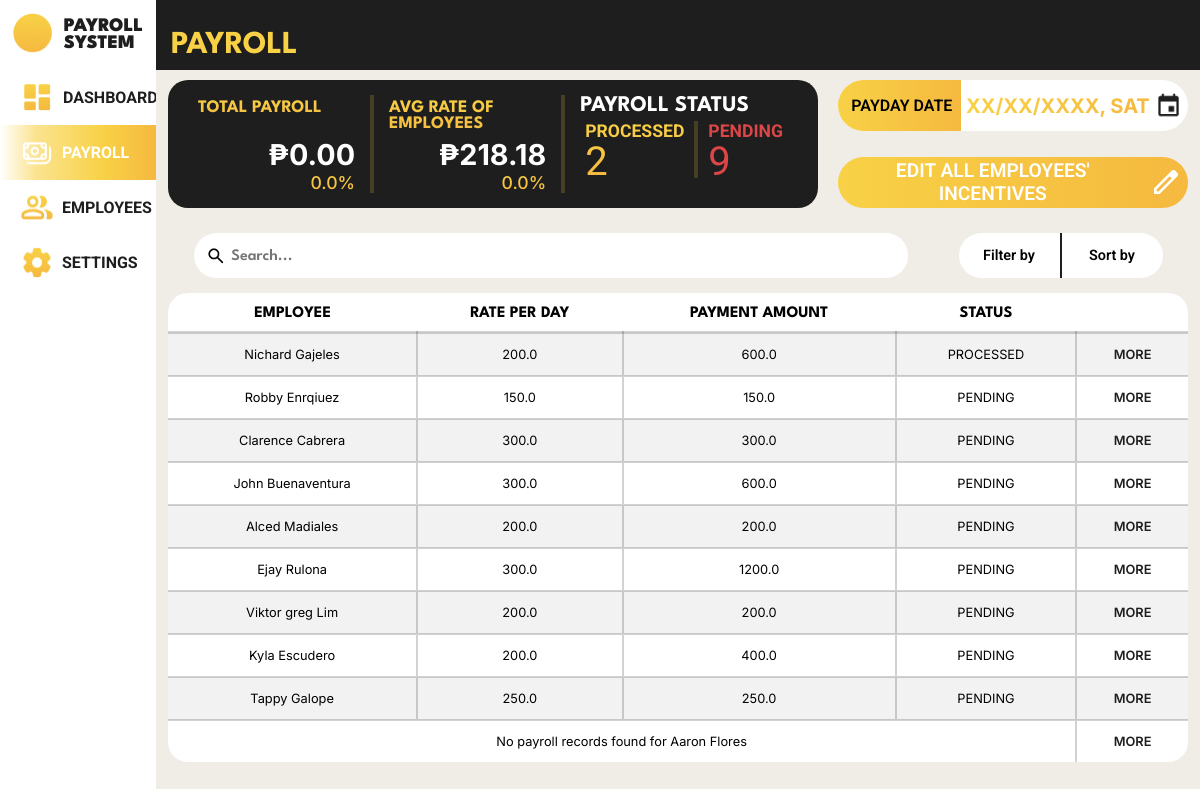
The app's page /payroll_system/payrolls/ (signed in), older data.
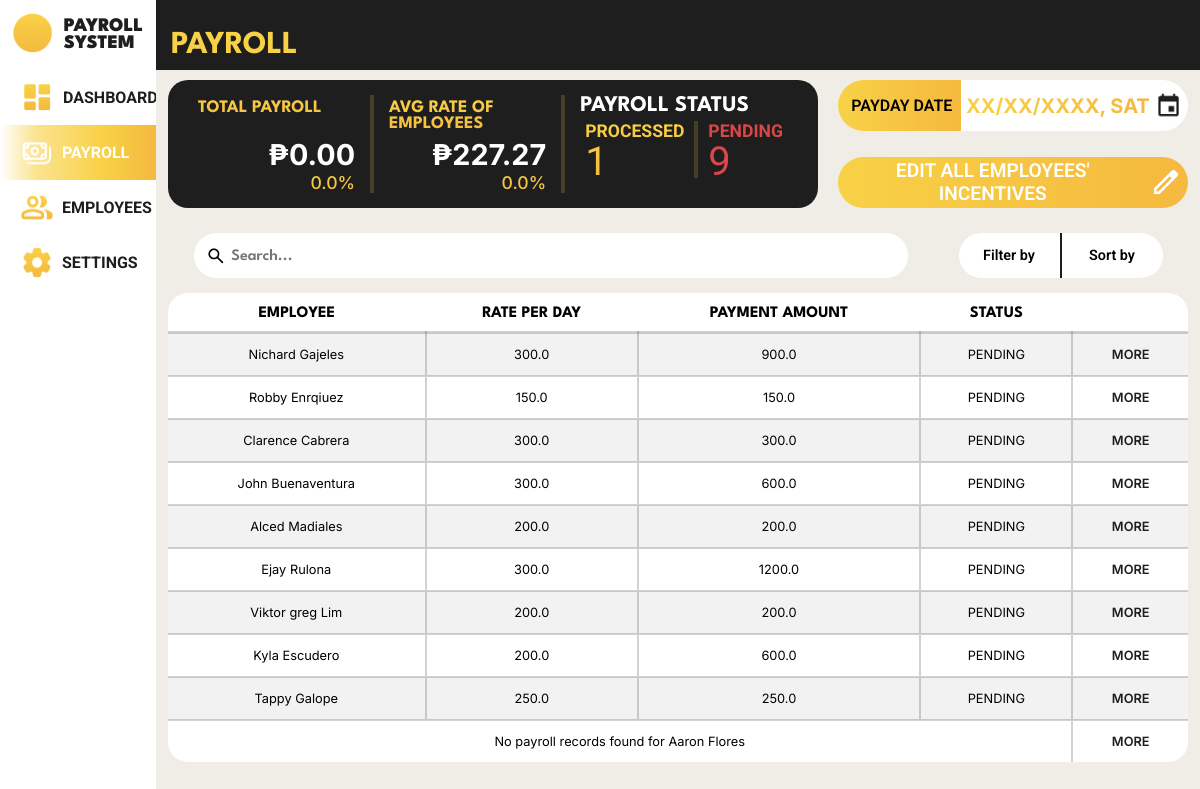
The same page, newer data.
### payroll_system/models.py (models this page shows, shortened)
class Employee(models.Model):
    class Gender(models.TextChoices):
        MALE = 'Male', _('Male')
        FEMALE = 'Female', _('Female')
        OTHERS = 'Others', _('Others')
    class HighestEducation(models.TextChoices):
        GRADESCHOOL = 'Grade School', _('Grade School')
        HIGHSCHOOL = 'High School', _('High School')
        BACHELORS_DEGREE = 'Bachelor\'s Degree', _('Bachelor\'s Degree')
        VOCATIONAL_EDUCATION = 'Vocational Education', _('Vocational Education')
        MASTERS_DEGREE = 'Master\'s Degree', _('Master\'s Degree')
    class EmployeeStatus(models.TextChoices):
        FULLTIME = 'Full Time', _('Full Time')
        PARTTIME = 'Part Time', _('Part Time')
    class ActiveStatus(models.TextChoices):
        ACTIVE = 'Active', _('Active')
        INACTIVE = 'Inactive', _('Inactive')
    employee_id = models.AutoField(primary_key=True)
    first_name = models.CharField(max_length=100, null=False)
    middle_name = models.CharField(max_length=100, null=True, blank=True)
    last_name = models.CharField(max_length=100, null=False)
    gender = models.CharField(max_length=6, choices=Gender.choices, null=False)
    date_of_birth = models.DateField(null=True)
    contact_number = models.CharField(max_length=15, null=True)
    emergency_contact = models.CharField(max_length=15, null=True)
    region = models.ForeignKey(Region, on_delete=models.SET_NULL, null=True, related_name='employees')
    province = models.ForeignKey(Province, on_delete=models.SET_NULL, null=True, related_name='employees')
    municipality = models.ForeignKey(Municipality, on_delete=models.SET_NULL, null=True, related_name='employees')
    barangay = models.ForeignKey(Barangay, on_delete=models.SET_NULL, null=True, related_name='employees')
    highest_education = models.CharField(max_length=20, choices=HighestEducation.choices, null=True)
    work_experience = models.CharField(max_length=2083, null=True)
    date_of_employment = models.DateField(default=timezone.now)
    days_worked = models.IntegerField(default=0, null=False)
    employee_status = models.CharField(max_length=9, choices=EmployeeStatus.choices, null=True)
    active_status = models.CharField(max_length=8, choices=ActiveStatus.choices, default=ActiveStatus.ACTIVE)
    absences = models.IntegerField(default=0, null=False)
    employee_image = models.ImageField(null=True, blank=True, upload_to='images/')

class Payroll(models.Model):
    class PayrollStatus(models.TextChoices):
        PENDING = 'PENDING', _('Pending')
        PROCESSED = 'PROCESSED', _('Processed')
    payroll_id = models.AutoField(primary_key=True)
    rate = models.FloatField(default=0, null=False)
    incentives = models.FloatField(default=0, null=False)
    payroll_status = models.CharField(max_length=9, choices=PayrollStatus.choices, default=PayrollStatus.PENDING, null=True, blank=True)
    deductions = models.FloatField(default=0, null=False)
    salary = models.FloatField(default=0, null=False)
    cash_advance = models.FloatField(default=0, null=False)
    under_time = models.FloatField(default=0, null=False)
    payment_date = models.DateField(null=False)
    employee_id_fk = models.ForeignKey(Employee, on_delete=models.CASCADE, related_name='payrolls')
    attendance_id_fk = models.ForeignKey(Attendance, null=True, blank=True, on_delete=models.CASCADE)

### payroll_system/views.py (the view)
# urls.py: path('payrolls/', views.payrolls, name='payrolls'),
@login_required
def payrolls(request):
    employees = Employee.objects.prefetch_related('payrolls', 'attendances').all()
    total_employees = employees.count()
    today = now().date()
    start_of_week = today - timedelta(days=today.weekday())  # Get Monday of current week
    end_of_week = start_of_week + timedelta(days=6)  # Get Sunday of current week
    current_month_start = today.replace(day=1)
    previous_month_end = current_month_start - timedelta(days=1)
    previous_month_start = previous_month_end.replace(day=1)
    active_employees_per_day = (
        Attendance.objects.filter(date__range=[start_of_week, end_of_week])
        .values('date')
        .annotate(active_count=Count('employee_id_fk', distinct=True))
    )
    total_active_counts = sum(day['active_count'] for day in active_employees_per_day)
    days_counted = len(active_employees_per_day) or 1  # Avoid division by zero
    avg_active_employees = total_active_counts / days_counted
    processed_payroll_count = (
        employees.filter(payrolls__payroll_status='PROCESSED')
        .distinct()
        .count()
    )
    pending_payroll_count = (
        employees.filter(payrolls__payroll_status='PENDING')
        .distinct()
        .count()
    )
    total_payroll = Payroll.objects.filter(payroll_status='PROCESSED').aggregate(Sum('salary'))['salary__sum']
    if total_payroll is None:
        total_payroll = "No total payroll yet"
    next_payday = Payroll.objects.filter(payment_date__gt=today).aggregate(Min('payment_date'))['payment_date__min']
    avg_rate = Payroll.objects.filter(rate__gt=0).aggregate(Avg('rate'))['rate__avg']
    if avg_rate is None:
        avg_rate = "No rate data"
    current_total_payroll = Payroll.objects.filter(
        payroll_status='PROCESSED',
        payment_date__gte=current_month_start,
        payment_date__lte=today
    ).aggregate(Sum('salary'))['salary__sum'] or 0
    previous_total_payroll = Payroll.objects.filter(
        payroll_status='PROCESSED',
        payment_date__gte=previous_month_start,
        payment_date__lte=previous_month_end
    ).aggregate(Sum('salary'))['salary__sum'] or 0
    payroll_percentage = 0
    if previous_total_payroll > 0:
        payroll_percentage = ((current_total_payroll - previous_total_payroll) / previous_total_payroll) * 100
    current_avg_rate = Payroll.objects.filter(
        rate__gt=0,
        payment_date__gte=current_month_start,
        payment_date__lte=today
    ).aggregate(Avg('rate'))['rate__avg'] or 0
    previous_avg_rate = Payroll.objects.filter(
        rate__gt=0,
        payment_date__gte=previous_month_start,
        payment_date__lte=previous_month_end
    ).aggregate(Avg('rate'))['rate__avg'] or 0
    rate_percentage = 0
    if previous_avg_rate > 0:
        rate_percentage = ((current_avg_rate - previous_avg_rate) / previous_avg_rate) * 100
    employee_data = []
    for employee in employees:
        latest_payroll = employee.payrolls.order_by('-payment_date').first()
        if latest_payroll:
            attendance_count = employee.attendances.count()
            latest_payroll.salary = latest_payroll.rate * attendance_count
        employee_data.append({
            'employee': employee,
            'latest_payroll': latest_payroll
        })
    context = {
        'employee_data': employee_data,  # List of employees with their latest payroll
        'total_employees': total_employees,
        'avg_active_employees': round(avg_active_employees),
        'processed_payroll_count': processed_payroll_count,
        'pending_payroll_count': pending_payroll_count,
        'total_payroll': total_payroll,  # Total payroll amount
        'previous_total_payroll': previous_total_payroll,
        'payroll_percentage': payroll_percentage,
        'next_payday': next_payday,  # Next payday date
        'previous_avg_rate': previous_avg_rate,
        'rate_percentage': rate_percentage,
        'avg_rate': current_avg_rate,
    }
    return render(request, 'payroll_system/payroll.html', context)

### payroll_system/templates/payroll_system/payroll.html (shortened to what the changed rows need)
{% load static %}
<!DOCTYPE html>
<html lang="en">
<head>
    <link rel="stylesheet" href="{% static 'css/template.css' %}">
    <link rel="stylesheet" href="{% static 'css/payroll.css' %}">
</head>
<body>
    <div class="body">
        <header>
            <h1>PAYROLL</h1>
        </header>
        <div class="system_content">
            <div class="container">
                <div class="top">
                    <div class="content_1">
                        <div class="statistics">
                            <div class="total_payroll">
                                <div class="title"><h1>TOTAL PAYROLL</h1></div>
                            </div>
                            <div class="avg_rate">
                                <div class="title">
                                    <h1>AVG RATE OF EMPLOYEES</h1>
                                </div>
                                <div class="content">
                                    <p class="amount">{% if avg_rate == "No rate data" %} No rate data {% else %} ₱{{ avg_rate|floatformat:2 }} {% endif %}</p>
                                    <p class="percentage {% if rate_percentage > 0 %}positive{% elif rate_percentage < 0 %}negative{% endif %}">
                                        {% if rate_percentage > 0 %}+{% endif %}{{ rate_percentage|floatformat:1 }}%
                                    </p>
                                </div>
                            </div>
                            <div class="payroll_status">
                                <div class="title">
                                    <h1>PAYROLL STATUS</h1>
                                </div>
                                <div class="content">
                                    <div class="processed">
                                        <h1>PROCESSED</h1>
                                        <p>{{ processed_payroll_count }}</p>
                                    </div>
                                    <div class="pending">
                                        <h1>PENDING</h1>
                                    </div>
                                </div>
                            </div>
                        </div>
                    </div>
                </div>
                <div class="table">
                    <table>
                        <tr>
                            <th>EMPLOYEE</th>
                            <th>RATE PER DAY</th>
                            <th>PAYMENT AMOUNT</th>
                            <th>STATUS</th>
                            <th></th>
                        </tr>
                        {% for data in employee_data %}
                            {% with employee=data.employee latest_payroll=data.latest_payroll %}
                                {% if latest_payroll %}
                                <tr>
                                    <td>{{ employee.first_name }} {{ employee.last_name }}</td>
                                    <td>{{ latest_payroll.rate }}</td>
                                    <td>{{ latest_payroll.salary }}</td>
                                    <td>{{ latest_payroll.payroll_status }}</td>
                                    <td><a href="{% url 'payroll_system:payroll_individual' employee.employee_id %}">MORE</a></td>
                                </tr>
                                {% else %}
                                <tr>
                                    <td colspan="4">No payroll records found for {{ employee.first_name }} {{ employee.last_name }}</td>
                                    <td><a href="{% url 'payroll_system:payroll_individual' employee.employee_id %}">MORE</a></td>
                                </tr>
                                {% endif %}
                            {% endwith %}
                        {% endfor %}
                    </table>
                </div>
            </div>
        </div>
    </div>
</body>
</html>

Row changes from the older to the newer data that the page shows:
changed through a linked row, Employee "Nichard": latest_payroll.rate "200.0" → "300.0"; latest_payroll.salary "600.0" → "900.0"; latest_payroll.payroll_status "PROCESSED" → "PENDING"
computed for Employee "Kyla": latest_payroll.salary "400.0" → "600.0"
Text that changed along with them:
{{ avg_rate|floatformat:2 }}: "218.18" → "227.27"
{{ processed_payroll_count }}: "2" → "1"
